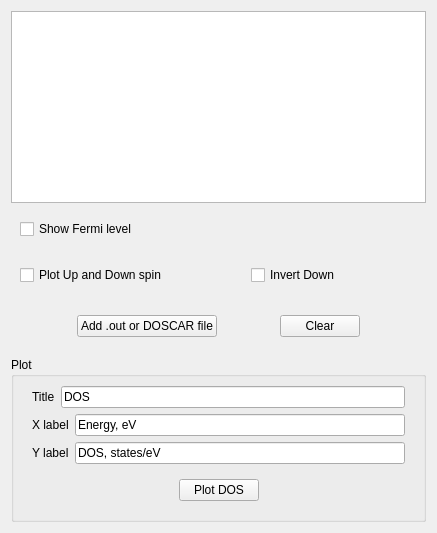
              <widget class="QWidget" name="tab_14">
               <attribute name="title">
                <string>DOS</string>
               </attribute>
               <layout class="QVBoxLayout" name="verticalLayout_9">
                <item>
                 <widget class="QTableWidget" name="FormActionsTabeDOSProperty"/>
                </item>
                <item>
                 <widget class="QFrame" name="frame_34">
                  <property name="minimumSize">
                   <size>
                    <width>0</width>
                    <height>40</height>
                   </size>
                  </property>
                  <property name="frameShape">
                   <enum>QFrame::NoFrame</enum>
                  </property>
                  <property name="frameShadow">
                   <enum>QFrame::Raised</enum>
                  </property>
                  <layout class="QHBoxLayout" name="horizontalLayout_29">
                   <item>
                    <widget class="QCheckBox" name="dos_efermy_show">
                     <property name="text">
                      <string>Show Fermi level</string>
                     </property>
                    </widget>
                   </item>
                  </layout>
                 </widget>
                </item>
                <item>
                 <widget class="QFrame" name="frame_2">
                  <property name="minimumSize">
                   <size>
                    <width>0</width>
                    <height>40</height>
                   </size>
                  </property>
                  <property name="frameShape">
                   <enum>QFrame::NoFrame</enum>
                  </property>
                  <property name="frameShadow">
                   <enum>QFrame::Raised</enum>
                  </property>
                  <layout class="QHBoxLayout" name="horizontalLayout_9">
                   <item>
                    <widget class="QCheckBox" name="plot_two_spins_dos">
                     <property name="text">
                      <string>Plot Up and Down spin</string>
                     </property>
                    </widget>
                   </item>
                   <item>
                    <spacer name="horizontalSpacer_8">
                     <property name="orientation">
                      <enum>Qt::Horizontal</enum>
                     </property>
                     <property name="sizeHint" stdset="0">
                      <size>
                       <width>78</width>
                       <height>20</height>
                      </size>
                     </property>
                    </spacer>
                   </item>
                   <item>
                    <widget class="QCheckBox" name="invert_spin_dos">
                     <property name="text">
                      <string>Invert Down</string>
                     </property>
                    </widget>
                   </item>
                   <item>
                    <spacer name="horizontalSpacer_5">
                     <property name="orientation">
                      <enum>Qt::Horizontal</enum>
                     </property>
                     <property name="sizeHint" stdset="0">
                      <size>
                       <width>77</width>
                       <height>20</height>
                      </size>
                     </property>
                    </spacer>
                   </item>
                  </layout>
                 </widget>
                </item>
                <item>
                 <widget class="QFrame" name="frame_20">
                  <property name="minimumSize">
                   <size>
                    <width>0</width>
                    <height>50</height>
                   </size>
                  </property>
                  <property name="frameShape">
                   <enum>QFrame::NoFrame</enum>
                  </property>
                  <property name="frameShadow">
                   <enum>QFrame::Raised</enum>
                  </property>
                  <layout class="QHBoxLayout" name="horizontalLayout_8">
                   <item>
                    <spacer name="horizontalSpacer_114">
                     <property name="orientation">
                      <enum>Qt::Horizontal</enum>
                     </property>
                     <property name="sizeHint" stdset="0">
                      <size>
                       <width>40</width>
                       <height>20</height>
                      </size>
                     </property>
                    </spacer>
                   </item>
                   <item>
                    <widget class="QPushButton" name="FormActionsButtonAddDOSFile">
                     <property name="text">
                      <string>Add .out or DOSCAR file</string>
                     </property>
                    </widget>
                   </item>
                   <item>
                    <spacer name="horizontalSpacer_6">
                     <property name="orientation">
                      <enum>Qt::Horizontal</enum>
                     </property>
                     <property name="sizeHint" stdset="0">
                      <size>
                       <width>20</width>
                       <height>20</height>
                      </size>
                     </property>
                    </spacer>
                   </item>
                   <item>
                    <widget class="QPushButton" name="FormActionsButtonClearDOS">
                     <property name="text">
                      <string>Clear</string>
                     </property>
                    </widget>
                   </item>
                   <item>
                    <spacer name="horizontalSpacer_7">
                     <property name="orientation">
                      <enum>Qt::Horizontal</enum>
                     </property>
                     <property name="sizeHint" stdset="0">
                      <size>
                       <width>21</width>
                       <height>20</height>
                      </size>
                     </property>
                    </spacer>
                   </item>
                  </layout>
                 </widget>
                </item>
                <item>
                 <widget class="QGroupBox" name="groupBox_46">
                  <property name="minimumSize">
                   <size>
                    <width>0</width>
                    <height>0</height>
                   </size>
                  </property>
                  <property name="title">
                   <string>Plot</string>
                  </property>
                  <layout class="QVBoxLayout" name="verticalLayout_79">
                   <item>
                    <widget class="QFrame" name="frame_88">
                     <property name="frameShape">
                      <enum>QFrame::NoFrame</enum>
                     </property>
                     <property name="frameShadow">
                      <enum>QFrame::Raised</enum>
                     </property>
                     <layout class="QHBoxLayout" name="horizontalLayout_139">
                      <property name="topMargin">
                       <number>0</number>
                      </property>
                      <property name="bottomMargin">
                       <number>0</number>
                      </property>
                      <item>
                       <widget class="QLabel" name="label_116">
                        <property name="text">
                         <string>Title</string>
                        </property>
                       </widget>
                      </item>
                      <item>
                       <widget class="QLineEdit" name="dos_title">
                        <property name="text">
                         <string>DOS</string>
                        </property>
                       </widget>
                      </item>
                     </layout>
                    </widget>
                   </item>
                   <item>
                    <widget class="QFrame" name="frame_65">
                     <property name="frameShape">
                      <enum>QFrame::NoFrame</enum>
                     </property>
                     <property name="frameShadow">
                      <enum>QFrame::Raised</enum>
                     </property>
                     <layout class="QHBoxLayout" name="horizontalLayout_57">
                      <property name="topMargin">
                       <number>0</number>
                      </property>
                      <property name="bottomMargin">
                       <number>0</number>
                      </property>
                      <item>
                       <widget class="QLabel" name="label_109">
                        <property name="text">
                         <string>X label</string>
                        </property>
                       </widget>
                      </item>
                      <item>
                       <widget class="QLineEdit" name="dos_x_label">
                        <property name="text">
                         <string>Energy, eV</string>
                        </property>
                       </widget>
                      </item>
                     </layout>
                    </widget>
                   </item>
                   <item>
                    <widget class="QFrame" name="frame_67">
                     <property name="frameShape">
                      <enum>QFrame::NoFrame</enum>
                     </property>
                     <property name="frameShadow">
                      <enum>QFrame::Raised</enum>
                     </property>
                     <layout class="QHBoxLayout" name="horizontalLayout_58">
                      <property name="topMargin">
                       <number>0</number>
                      </property>
                      <property name="bottomMargin">
                       <number>0</number>
                      </property>
                      <item>
                       <widget class="QLabel" name="label_112">
                        <property name="text">
                         <string>Y label</string>
                        </property>
                       </widget>
                      </item>
                      <item>
                       <widget class="QLineEdit" name="dos_y_label">
                        <property name="text">
                         <string>DOS, states/eV</string>
                        </property>
                       </widget>
                      </item>
                     </layout>
                    </widget>
                   </item>
                   <item>
                    <widget class="QFrame" name="frame_66">
                     <property name="frameShape">
                      <enum>QFrame::NoFrame</enum>
                     </property>
                     <property name="frameShadow">
                      <enum>QFrame::Raised</enum>
                     </property>
                     <layout class="QHBoxLayout" name="horizontalLayout_59">
                      <item>
                       <spacer name="horizontalSpacer_115">
                        <property name="orientation">
                         <enum>Qt::Horizontal</enum>
                        </property>
                        <property name="sizeHint" stdset="0">
                         <size>
                          <width>106</width>
                          <height>20</height>
                         </size>
                        </property>
                       </spacer>
                      </item>
                      <item>
                       <widget class="QPushButton" name="FormActionsButtonPlotDOS">
                        <property name="text">
                         <string>Plot DOS</string>
                        </property>
                       </widget>
                      </item>
                      <item>
                       <spacer name="horizontalSpacer_116">
                        <property name="orientation">
                         <enum>Qt::Horizontal</enum>
                        </property>
                        <property name="sizeHint" stdset="0">
                         <size>
                          <width>106</width>
                          <height>20</height>
                         </size>
                        </property>
                       </spacer>
                      </item>
                     </layout>
                    </widget>
                   </item>
                  </layout>
                 </widget>
                </item>
               </layout>
              </widget>
